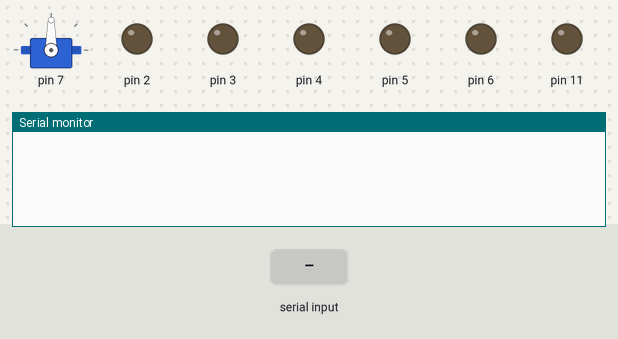
This sketch was run on a simulated Arduino Uno, built with avr-gcc and run on an emulated ATmega328P. Parts: servo, output pins drawn as LEDs (lit = HIGH), the last lines printed to the serial monitor. The test bench sets the inputs (shaded band).

Above: at 1.2 s.
1.3 s: "90,45\n" received over Serial
At 2.4 s:
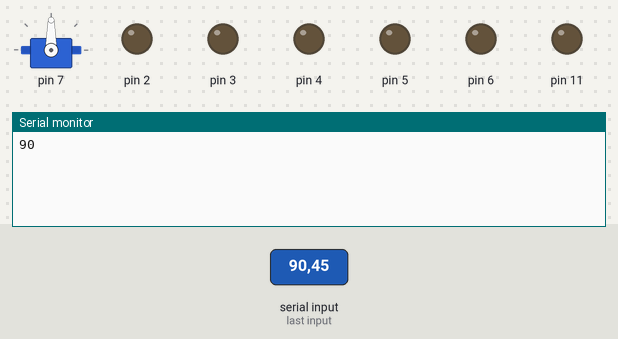
2.8 s: "30,150\n" received over Serial
At 4.0 s:
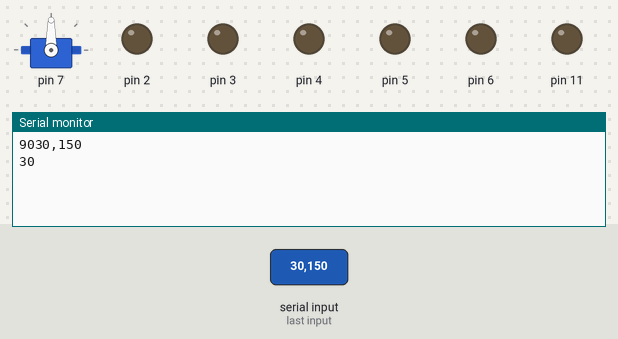

The sketch:

smart_home.ino
```cpp
// Author: Diego Ochando Torres
// Date: 02/04/2021
// e-mail: c0022981@my.shu.ac.uk

#include "smart_home_controller.h"

/*
* Pin  2: Lamp
* Pin  3: Flexo lamp
* Pins 4, 5, 6: RGB LAMP (R, G, B)
* Pin  7: Blind Servo
* Pin 11: Ceiling fan (PMW)
*/

SmartHomeController smart_home;

// ----------------------------------------------------- //

void setup(){

  Serial.begin(9600);

  smart_home.createDevices();

}

// ----------------------------------------------------- //

void loop(){

  smart_home.readInput();

  smart_home.manageDevices();

}

// ----------------------------------------------------- //
```

devices.cpp
```cpp
// Author: Diego Ochando Torres
// Date: 02/04/2021
// e-mail: c0022981@my.shu.ac.uk

#include "devices.h"
#include "Arduino.h"

// ----------------------------------------------------- //

// ------------------- DEVICE BASE --------------------- //

void Device::setDeviceID(int new_id){
  device_id_ = new_id;
}

void Device::setDigitalPin(int digital_pin){
  digital_pin_ = digital_pin;
  pinMode(digital_pin, OUTPUT);
  digitalWrite(digital_pin, LOW);
}

Device::Device(){
  device_kind_ = kDeviceKind_Invalid;
  device_id_ = -1;
  digital_pin_ = 0;
}

Device::~Device(){

}

// ----------------------------------------------------- //

// ----------------------------------------------------- //

// ---------------------- LAMP ------------------------- //

Lamp::Lamp(){
  device_kind_ = kDeviceKind_Lamp;
  current_state_ = kLampState_Off;
}

Lamp::~Lamp(){

}

int Lamp::getCurrentState(){
  return (int)current_state_;
}

void Lamp::setCurrentState(int new_state){
  current_state_ = (LampState)new_state;

  if(new_state == kLampState_On){
    digitalWrite(digital_pin_, HIGH);
  }
  else if(new_state == kLampState_Off){
    digitalWrite(digital_pin_, LOW);
  }
}

// ----------------------------------------------------- //

// ----------------------------------------------------- //

// -------------------- RGB LAMP ----------------------- //

RGBLamp::RGBLamp(){
  device_kind_ = kDeviceKind_RGBLamp;
  current_state_ = kRGBLampState_Off;
  green_pin_ = 0;
  blue_pin_ = 0;
}

RGBLamp::~RGBLamp(){

}

void RGBLamp::setGreenPin(int digital_pin){
  green_pin_ = digital_pin;
  pinMode(digital_pin, OUTPUT);
  digitalWrite(digital_pin, LOW);
}

void RGBLamp::setBluePin(int digital_pin){
  blue_pin_ = digital_pin;
  pinMode(digital_pin, OUTPUT);
  digitalWrite(digital_pin, LOW);
}

int RGBLamp::getCurrentState(){
  return (int)current_state_;
}

void RGBLamp::setCurrentState(int new_state){
  current_state_ = (RGBLampState)new_state;

  switch(new_state){
  case kRGBLampState_Off:{
    digitalWrite(digital_pin_, LOW);
    digitalWrite(green_pin_, LOW);
    digitalWrite(blue_pin_, LOW);
    break;
  }
  case kRGBLampState_White:{
    digitalWrite(digital_pin_, HIGH);
    digitalWrite(green_pin_, HIGH);
    digitalWrite(blue_pin_, HIGH);
    break;
  }
  case kRGBLampState_Red:{
    digitalWrite(digital_pin_, HIGH);
    digitalWrite(green_pin_, LOW);
    digitalWrite(blue_pin_, LOW);
    break;
  }
  case kRGBLampState_Green:{
    digitalWrite(digital_pin_, LOW);
    digitalWrite(green_pin_, HIGH);
    digitalWrite(blue_pin_, LOW);
    break;
  }
  case kRGBLampState_Blue:{
    digitalWrite(digital_pin_, LOW);
    digitalWrite(green_pin_, LOW);
    digitalWrite(blue_pin_, HIGH);
    break;
  }
  case kRGBLampState_Yellow:{
    digitalWrite(digital_pin_, HIGH);
    digitalWrite(green_pin_, HIGH);
    digitalWrite(blue_pin_, LOW);
    break;
  }
  case kRGBLampState_Cyan:{
    digitalWrite(digital_pin_, LOW);
    digitalWrite(green_pin_, HIGH);
    digitalWrite(blue_pin_, HIGH);
    break;
  }
  case kRGBLampState_Magenta:{
    digitalWrite(digital_pin_, HIGH);
    digitalWrite(green_pin_, LOW);
    digitalWrite(blue_pin_, HIGH);
    break;
  }
  default:{
    break;
  }
  }
}

// ----------------------------------------------------- //

// ----------------------------------------------------- //

// ---------------------- BLIND ------------------------ //

Blind::Blind(){
  device_kind_ = kDeviceKind_Blind;
  current_state_ = kBlindState_Closed;
}

Blind::~Blind(){

}

void Blind::initServo(){
  servo_.attach(digital_pin_);
}

int Blind::getCurrentState(){
  return (int)current_state_;
}

void Blind::setCurrentState(int new_state){

  current_state_ = (BlindState)new_state;

  // 90 degrees / 6 steps = 18 degrees by step

  switch(new_state){
    case kBlindState_Closed:{
      angle_ = 90;
      break;
    }
    case kBlindState_20Percent:{
      angle_ = 72;   // 90 - 18
      break;
    }
    case kBlindState_40Percent:{
      angle_ = 54;   // 72 - 18
      break;
    }
    case kBlindState_60Percent:{
      angle_ = 36;   // ...
      break;
    }
    case kBlindState_80Percent:{
      angle_ = 18;
      break;
    }
    case kBlindState_Open:{
      angle_ = 0;
      break;
    }
    default:{
      break;
    }
  }

  servo_.write(angle_);
  delay(20);

}

// ----------------------------------------------------- //

// ----------------------------------------------------- //

// ------------------- CEILING FAN --------------------- //

CeilingFan::CeilingFan(){
  device_kind_ = kDeviceKind_CeilingFan;
}

CeilingFan::~CeilingFan(){

}

int CeilingFan::getCurrentState(){
  return (int)current_state_;
}

void CeilingFan::setCurrentState(int new_state){

  current_state_ = (CeilingFanState)new_state;
  analogWrite(digital_pin_, 0);

}

void CeilingFan::tick(){

  switch(current_state_){
    case kCeilingFanState_Off:{
      break;
    }
    case kCeilingFanState_MidSpeed:{
      analogWrite(digital_pin_, 20);
      delay(30);
      break;
    }
    case kCeilingFanState_FullSpeed:{
      analogWrite(digital_pin_, 40);
      delay(30);
      break;
    }
    default:{
      break;
    }
  }

}

// ----------------------------------------------------- //

// ----------------------------------------------------- //
```

devices.h
```cpp
// Author: Diego Ochando Torres
// Date: 02/04/2021
// e-mail: c0022981@my.shu.ac.uk

#ifndef __DEVICES_H__
#define __DEVICES_H__

/** @file devices.h
 *  @brief All the electronic devices implemented in the Arduino smart home in OOP representation.
 *
 *  Details.
 *  Each device is a child from the parent Device class, which defines the basic funcionality
 *  of all the devices. After that, using the C++ class inheritance, each one implements this funtionality
 *  specifically for its behaviour. They also include extra functions and data.
*/

// ----------------------------------------------------- //

#include <Servo.h>

// ----------------------------------------------------- //

/// @brief Parent class, cannot be created. Defines essential functionalaty for all devices.
class Device {
 public:
  ~Device();

  /// @brief Definition of the different implemented "devices".
  enum DeviceKind{
    kDeviceKind_Invalid = 0,
    kDeviceKind_Lamp = 1,
    kDeviceKind_RGBLamp = 2,
    kDeviceKind_Blind = 3,
    kDeviceKind_CeilingFan = 4
  };

  /// @brief Stores the device ID for later identification when reading input.
  void setDeviceID(int new_id);
  /// @brief Stores the digital pin of the arduino where it is attached.
  void setDigitalPin(int digital_pin);

  /// @brief Specifically implemented in children classed. Return the current state of the device.
  virtual int getCurrentState() {}
  /// @brief Specifically implemented in children classed. Set the new current state of the device.
  virtual void setCurrentState(int new_state) {}

  /// @brief Specifically implemented in children classed. Used if a device needs to be updated repeatedly.
  virtual void tick() {}

 protected:
  /// @brief Constructor is privated as the Devices has to be created with children classes.
  Device();

  int device_id_;
  int digital_pin_;
  DeviceKind device_kind_;

};

// ----------------------------------------------------- //

/// @brief This "device" is represented by a standard LED.
class Lamp : public Device{
 public:
  Lamp();
  ~Lamp();

  /// @brief The lamp can only be turned on or off.
  enum LampState{
    kLampState_Off = 0,
    kLampState_On = 1
  };

  /// @brief Returns the current state of the lamp.
  virtual int getCurrentState() override;
  /// @brief Set a new state between one of the defined in this class.
  virtual void setCurrentState(int new_state) override;

  /// @brief Not used in this device.
  virtual void tick() override {}

 protected:
  LampState current_state_;

};

// ----------------------------------------------------- //

/// @brief This "device" is represented by an RGB LED.
class RGBLamp : public Lamp{
 public:
  RGBLamp();
  ~RGBLamp();

  // Red pin is set with set digital pin from Device parent class
  /// @brief Set another digital pin for the green channel output.
  void setGreenPin(int digital_pin);
  /// @brief Set another digital pin for the blue channel output.
  void setBluePin(int digital_pin);

  /// @brief Different color state combinations for the RGB lamp.
  enum RGBLampState{
    kRGBLampState_Off = 0,
    kRGBLampState_White = 1,
    kRGBLampState_Red = 2,
    kRGBLampState_Green = 3,
    kRGBLampState_Blue = 4,
    kRGBLampState_Yellow = 5,
    kRGBLampState_Cyan = 6,
    kRGBLampState_Magenta = 7
  };

  /// @brief Returns the current state of the RGB lamp.
  virtual int getCurrentState() override;
  /// @brief Set a new state between one of the defined in this class.
  virtual void setCurrentState(int new_state) override;

  /// @brief Not used in this device.
  virtual void tick() override {}

 protected:
  int green_pin_;
  int blue_pin_;

  RGBLampState current_state_;

};

// ----------------------------------------------------- //

/// @brief This "device" is represented by a servo motor.
class Blind : public Device{
 public:
  Blind();
  ~Blind();

  /// @brief Initializes the servo motor in its previously indicated digital pin.
  void initServo();

  /// @brief The blind angle can be set in steps of 20%, from fully closed to fully open.
  enum BlindState{
    kBlindState_Closed = 0,
    kBlindState_20Percent = 1,
    kBlindState_40Percent = 2,
    kBlindState_60Percent = 3,
    kBlindState_80Percent = 4,
    kBlindState_Open = 5
  };

  /// @brief Returns the current state of the blind.
  virtual int getCurrentState() override;
  /// @brief Set a new state between one of the defined in this class.
  virtual void setCurrentState(int new_state) override;

  /// @brief Not used in this device.
  virtual void tick() override {}

 protected:
  /// @brief Servo object from the Arduino library.
  Servo servo_;
  /// @brief current angle of the servo motor.
  int angle_;

  BlindState current_state_;

};

// ----------------------------------------------------- //

/// @brief This "device" is represented by a DC motor.
class CeilingFan : public Device{
 public:
  CeilingFan();
  ~CeilingFan();

  /// @brief Speed of the DC motor is modifiable using PMW and a MOSFET transistor.
  enum CeilingFanState{
    kCeilingFanState_Off = 0,
    kCeilingFanState_MidSpeed = 1,
    kCeilingFanState_FullSpeed = 2
  };

  /// @brief Returns the current state of the fan.
  virtual int getCurrentState() override;
  /// @brief Set a new state between one of the defined in this class.
  virtual void setCurrentState(int new_state) override;

  /// @brief Used to send the PMW with a delay between them.
  virtual void tick() override;

 protected:
  CeilingFanState current_state_;

};

// ----------------------------------------------------- //

#endif //__DEVICES_H__
```

smart_home_controller.cpp
```cpp
// Author: Diego Ochando Torres
// Date: 08/04/2021
// e-mail: c0022981@my.shu.ac.uk

// ----------------------------------------------------- //

#include "smart_home_controller.h"

// ----------------------------------------------------- //

SmartHomeController::SmartHomeController(){

  for(int i = 0; i < 5; ++i){
    devices_[i] = 0;
  }

  read_string_ = "";
  read_number_ = -1;

}

// ----------------------------------------------------- //

SmartHomeController::~SmartHomeController(){

  for(int i = 0; i < 5; ++i){
    if(devices_[i] != 0){
      delete devices_[i];
    }
  }

}

// ----------------------------------------------------- //

void SmartHomeController::createDevices(){

  Lamp* lamp1 = new Lamp();
  lamp1->setDeviceID(0);
  lamp1->setDigitalPin(2);

  devices_[0] = lamp1;


  Lamp* flexo_lamp = new Lamp();
  flexo_lamp->setDeviceID(1);
  flexo_lamp->setDigitalPin(3);

  devices_[1] = flexo_lamp;


  RGBLamp* rgb_lamp = new RGBLamp();
  rgb_lamp->setDeviceID(2);
  rgb_lamp->setDigitalPin(4);
  rgb_lamp->setGreenPin(5);
  rgb_lamp->setBluePin(6);

  devices_[2] = rgb_lamp;


  Blind* blind = new Blind();
  blind->setDeviceID(3);
  blind->setDigitalPin(7);
  blind->initServo();

  devices_[3] = blind;


  CeilingFan* fan = new CeilingFan();
  fan->setDeviceID(4);
  fan->setDigitalPin(11);

  devices_[4] = fan;

}

// ----------------------------------------------------- //

void SmartHomeController::readInput(){

  // Read only while input is received
  while(Serial.available() > 0){
    char c = Serial.read();
    read_string_ += c;
    delay(2);
  }

  if(read_string_ != ""){ // If the string contains anything
    Serial.println(read_string_);
    read_number_ = read_string_.toInt();
    Serial.println(read_number_);
  }
  else{
    // Reset if it's empty
    read_number_ = -1;
  }

}

// ----------------------------------------------------- //

void SmartHomeController::manageDevices(){

  // Fan tick for PMW
  devices_[4]->tick();

  // Split the number (tens place is for device ID, units place is for device state)
  int device_id = read_number_ / 10;
  int device_state = read_number_ % 10;

  // The function is called for each device specifically as it is virtual and its overriden in
  // each device class
  devices_[device_id]->setCurrentState(device_state);

  // Reset input variables
  read_number_ = -1;
  read_string_ = "";

}

// ----------------------------------------------------- //
```

smart_home_controller.h
```cpp
// Author: Diego Ochando Torres
// Date: 08/04/2021
// e-mail: c0022981@my.shu.ac.uk

#ifndef __SMART_HOME_CONTROLLER_H__
#define __SMART_HOME_CONTROLLER_H__

/** @file smart_home_controller.h
 *  @brief OOP Representation of the Arduino smart home.
 *
 *  Details.
 *  It contain all the implemented devices and read the input
 *  sent from the Raspberry MQTT broker.
*/

// ----------------------------------------------------- //

#include "Arduino.h"
#include "devices.h"

// ----------------------------------------------------- //

/// @brief Arduino smart home.
class SmartHomeController{
 public:
  SmartHomeController();
  ~SmartHomeController();

  /// @brief Creates all the electronic devices connections and their settings.
  void createDevices();

  /// @brief Read the input from through the Serial from the MQTT broker.
  void readInput();
  /// @brief Send the readen data to the devices to change their state.
  void manageDevices();

 private:
  /// @brief Stored devices installed on the house, store their variables and state.
  Device* devices_[5];
  /// @brief Readen string from the Serial port communication.
  String read_string_;
  /// @brief Readen string transformed to an integer.
  int read_number_;

};

// ----------------------------------------------------- //

#endif //__SMART_HOME_CONTROLLER_H__
```

Measured:
- after the input at 1.3 s, the serial monitor: prints a new line at once (image 1)
- after the input at 2.8 s, the serial monitor: prints a new line at once (image 2)
